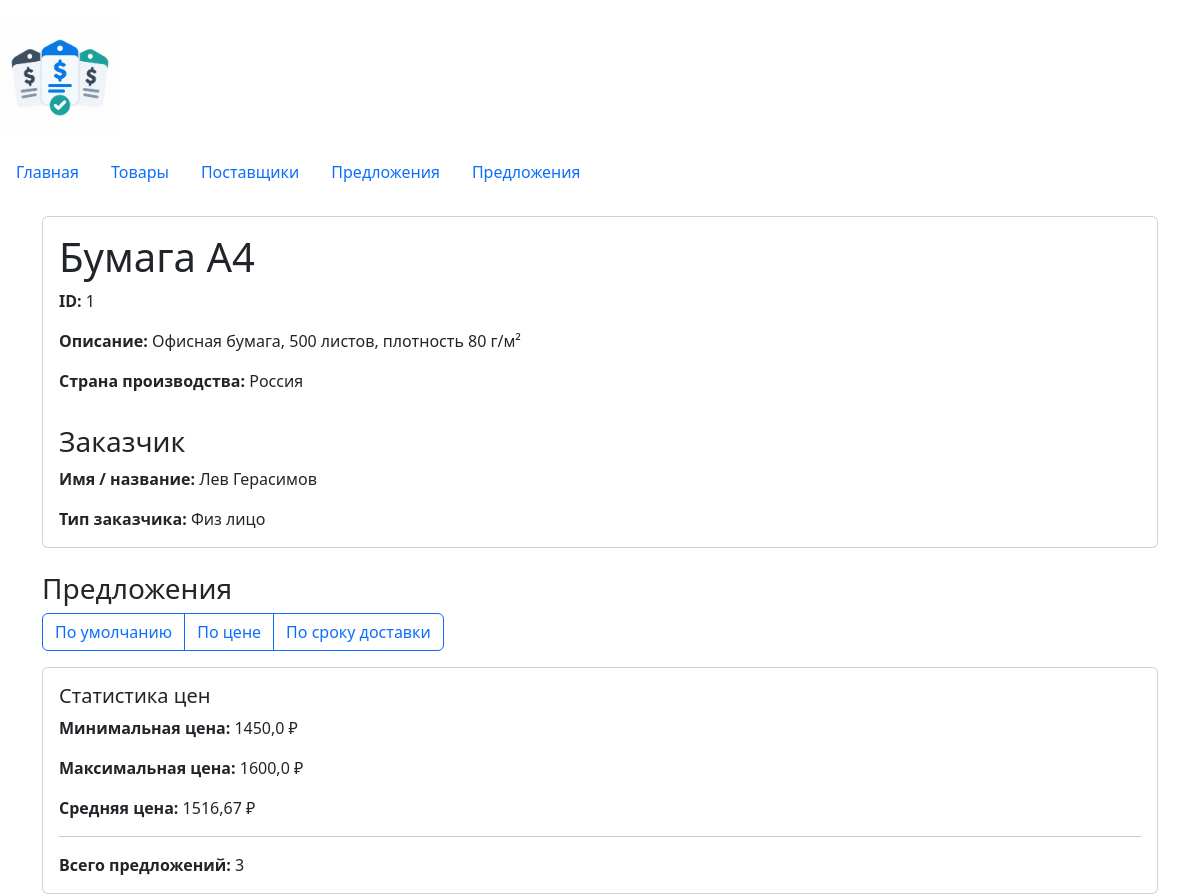
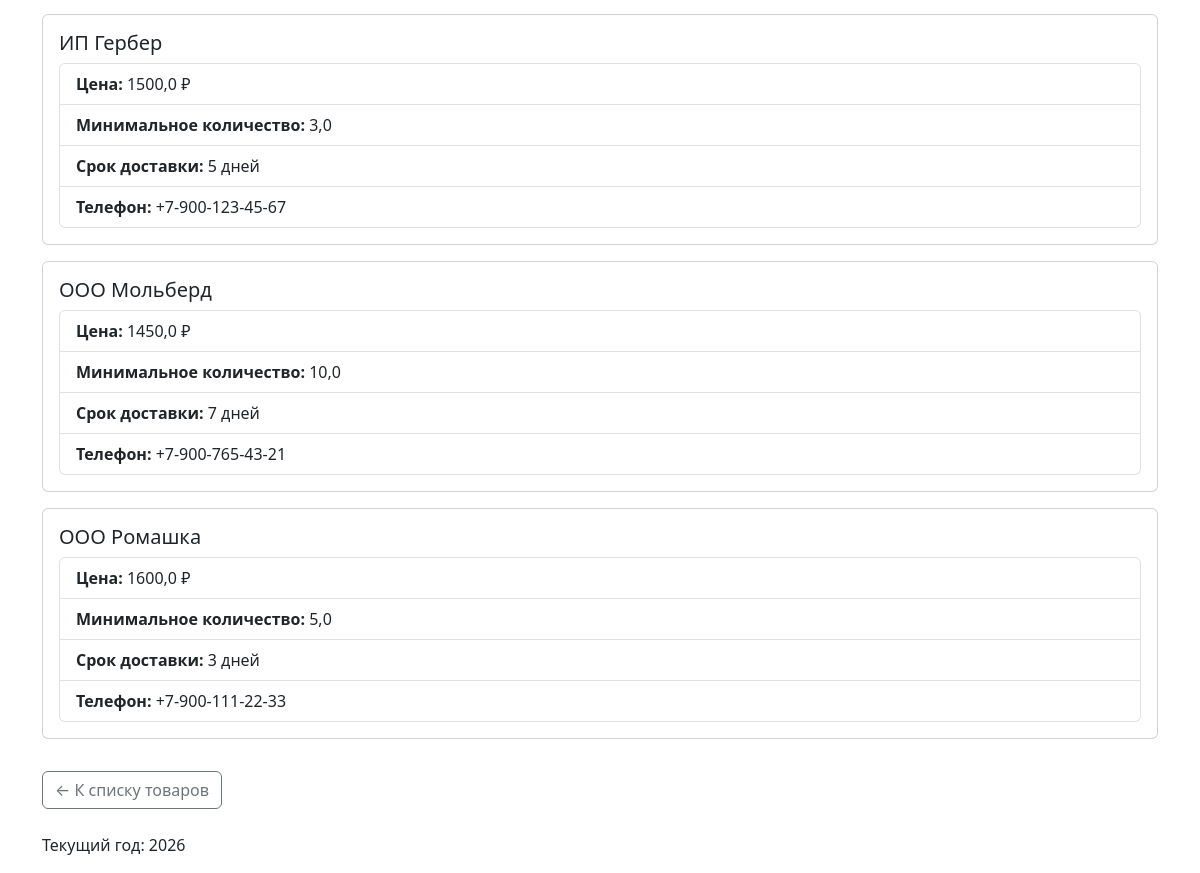
The page /products/1/ on the database its author committed (2 pictures, top to bottom).
### products/views.py (the view)
# urls.py: path('<int:product_id>/', views.product_details, name='detail')
def product_details(request: HttpRequest, product_id: int) -> HttpResponse:
    conn = sqlite3.connect(DB_PATH)
    conn.row_factory = sqlite3.Row
    product: sqlite3.Row | None = conn.execute(
        """
        SELECT
            products.product_id,
            products.name,
            products.description,
            products.country,
            COALESCE(users.name, suppliers.name) as buyers_name,
            CASE
                WHEN product_buyers.user_id IS NOT NULL
                    THEN 'Физ лицо'
                WHEN product_buyers.supplier_id IS NOT NULL
                    THEN 'Организация'
            END AS buyers_type
        FROM products
        LEFT JOIN product_buyers
            ON product_buyers.product_id = products.product_id
        LEFT JOIN users
            ON product_buyers.user_id = users.user_id
        LEFT JOIN suppliers
            ON product_buyers.supplier_id = suppliers.supplier_id
        WHERE products.product_id = ?;
        """,
        (product_id,),
    ).fetchone()
    order_by = {
        'default': 'ORDER BY offers.offer_id',
        'price': 'ORDER BY offers.price',
        'delivery': 'ORDER BY offers.delivery_time_days ASC'
    }
    sort = request.GET.get('sort', 'default')
    sorting = order_by.get(sort, order_by['default'])
    query = f"""
        SELECT
            offers.offer_id,
            offers.price,
            offers.min_lots,
            offers.delivery_time_days,
            products.name as product_name,
            suppliers.name as supplier_name,
            suppliers.phone as supplier_phone
        FROM offers
        JOIN products ON products.product_id = offers.product_id
        JOIN suppliers ON suppliers.supplier_id = offers.supplier_id
        WHERE offers.product_id = ?
        {sorting};
        """
    offers: list[sqlite3.Row] = conn.execute(
        query,
        (product_id, )
    ).fetchall()
    price_stat: sqlite3.Row | None = conn.execute(
        """
        SELECT
            MIN(price) as min_price,
            MAX(price) as max_price,
            ROUND(AVG(price), 2) as avg_price
        FROM offers
        WHERE offers.product_id = ?;
        """,
        (product_id,),
    ).fetchone()
    conn.close()
    context: dict[str, sqlite3.Row | None | list[sqlite3.Row]] = {
        'product': product,
        'offers': offers,
        'price_stat': price_stat
    }
    return render(
        request,
        'products/product_detail.html',
        context,
        status=404 if product is None else 200,
    )

### products/templates/products/product_detail.html (shortened to what this page needs)
{% extends 'base.html' %}
{% block content %}
  {% if product %}
    <div class="card">
      <div class="card-body">
        <h1 class="card-title">{{ product.name }}</h1>
        <p class="card-text">
          <strong>ID:</strong> {{ product.product_id }}
        </p>
        <p class="card-text">
          <strong>Описание:</strong> {{ product.description }}
        </p>
        <p class="card-text">
          <strong>Страна производства:</strong>
          {{ product.country|default:'Не указана' }}
        </p>
      </div>
      <div class="card-body">
        <h3>Заказчик</h3>
        <p class="card-text">
          <strong>Имя / название:</strong> {{ product.buyers_name }}
        </p>
        <p class="card-text">
          <strong>Тип заказчика:</strong>
          {{ product.buyers_type }}
        </p>
      </div>
    </div>
    <div class="mt-4 mb-3">
      <h3>Предложения</h3>
      <div class="btn-group" role="group">
        <a href="?sort=default" class="btn btn-outline-primary">По умолчанию</a>
        <a href="?sort=price" class="btn btn-outline-primary">По цене</a>
        <a href="?sort=delivery" class="btn btn-outline-primary">По сроку доставки</a>
      </div>
    </div>
    {% if offers %}
      <div class="card mb-3">
        <div class="card-body">
          <h5 class="card-title">Статистика цен</h5>
          <p class="card-text">
            <strong>Минимальная цена:</strong>
            {{ price_stat.min_price }} ₽
          </p>
          <p class="card-text">
            <strong>Максимальная цена:</strong>
            {{ price_stat.max_price }} ₽
          </p>
          <p class="card-text">
            <strong>Средняя цена:</strong>
            {{ price_stat.avg_price }} ₽
          </p>
          <hr />
          <p class="card-text">
            <strong>Всего предложений:</strong>
            {{ offers|length }}
          </p>
        </div>
      </div>
    {% endif %}
    {% for offer in offers %}
      <div class="card mb-3">
        <div class="card-body">
          <h5 class="card-title">{{ offer.supplier_name }}</h5>
          <ul class="list-group">
            <li class="list-group-item">
              <strong>Цена:</strong> {{ offer.price }} ₽
            </li>
            <li class="list-group-item">
              <strong>Минимальное количество:</strong>
              {{ offer.min_lots }}
            </li>
            <li class="list-group-item">
              <strong>Срок доставки:</strong>
              {{ offer.delivery_time_days }} дней
            </li>
            <li class="list-group-item">
              <strong>Телефон:</strong>
              {{ offer.supplier_phone }}
            </li>
          </ul>
        </div>
      </div>
    {% empty %}
      <p class="text-muted">Для этого товара пока нет предложений.</p>
    {% endfor %}
  {% else %}
    <h1 class="text-danger">Товар не найден</h1>
    <p>Товар с указанным идентификатором отсутствует.</p>
  {% endif %}
  <a href="{% url 'products:list' %}" class="btn btn-outline-secondary mt-3">← К списку товаров</a>
{% endblock %}

### homepage/static/homepage/css/style.css (style rules this page uses)
body { min-height: 100vh; }

### rows shown on the page
products: name "Бумага А4", description "Офисная бумага, 500 листов, плотность 80 г/м²", country "Россия"
users: buyers_name "Лев Герасимов"
suppliers: supplier_name "ИП Гербер", price "1500,0", min_lots "3,0", delivery_time_days "5", supplier_phone "+7-900-123-45-67"
suppliers: supplier_name "ООО Мольберд", price "1450,0", min_lots "10,0", delivery_time_days "7", supplier_phone "+7-900-765-43-21"
suppliers: supplier_name "ООО Ромашка", price "1600,0", min_lots "5,0", delivery_time_days "3", supplier_phone "+7-900-111-22-33"

### other values the page prints
{{ product.product_id }} "1"
{{ product.buyers_type }} "Физ лицо"
{{ price_stat.min_price }} "1450,0"
{{ price_stat.max_price }} "1600,0"
{{ price_stat.avg_price }} "1516,67"
{{ offers|length }} "3"
